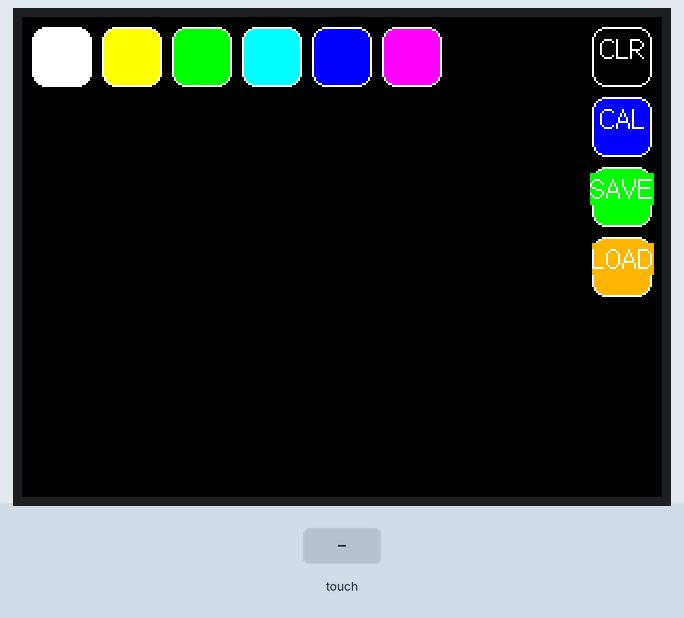
Bench run of a program on a simulated ESP32. On the bench: 320×240 colour display. The test bench sets the inputs (shaded band). Storage starts empty; what the program prints to the serial monitor is not drawn.

Above: at 1.6 s.
1.7 s: screen touched at 13 % across, 30 % down
At 2.5 s:
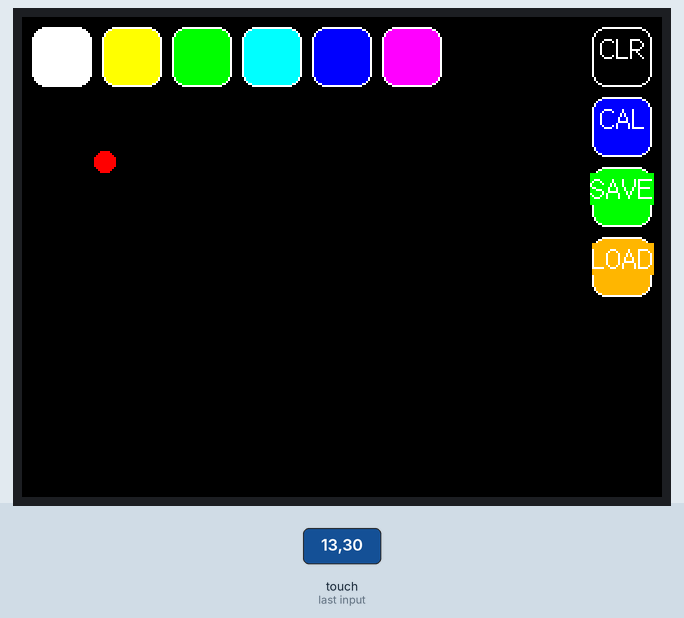
3.2 s: screen touched at 13 % across, 10 % down
At 3.9 s:
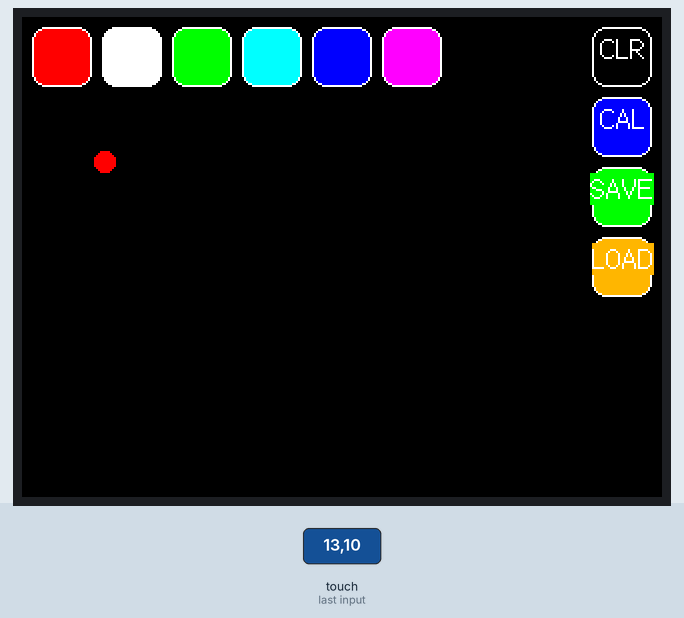
4.7 s: screen touched at 38 % across, 30 % down
At 6.0 s:
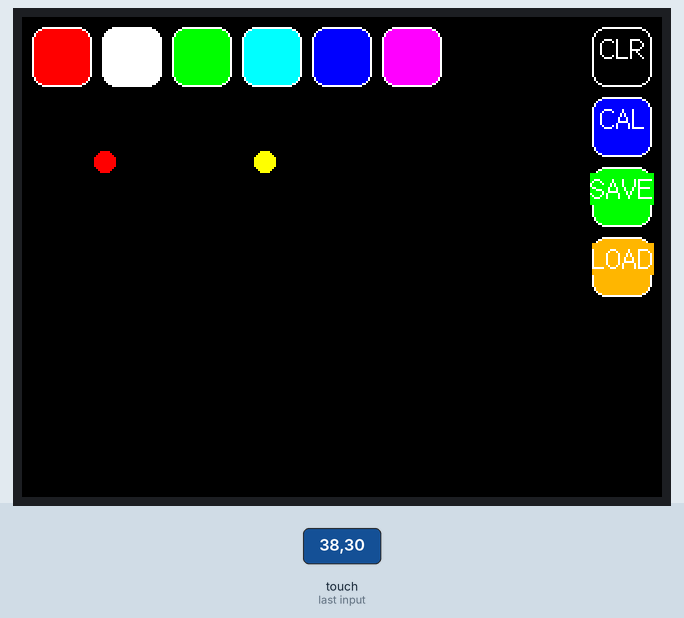
Timing chart, 0 to 7.7 s (numbered marks = the images above; inputs shaded):
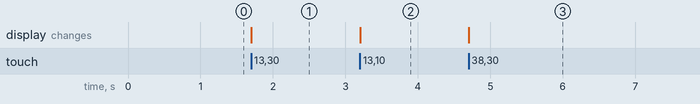

The program:

main.cpp
```cpp
#include <Arduino.h>   // Core Arduino functionality
#include <FS.h>        // File system library
#include <SPIFFS.h>    // SPIFFS file system support
#include <TFT_eSPI.h>  // TFT display library

#define CALIBRATION_FILE "/TouchCalData"
#define REPEAT_CAL false  // Set to true to run calibration every time

#define BOXSIZE 30  // Reduced button size
int PENRADIUS = 5;  // Brush size and line thickness
int oldcolor, currentcolor;

TFT_eSPI tft = TFT_eSPI();  // Declare the display object
TFT_eSPI_Button colorButtons[6];  // Declare button objects for color selection
TFT_eSPI_Button clearButton;      // Declare button object for clear button
TFT_eSPI_Button calibrateButton;  // Declare button object for calibrate button
TFT_eSPI_Button saveButton;       // Declare button for saving image
TFT_eSPI_Button loadButton;       // Declare button for loading image

uint16_t last_x = 0, last_y = 0;
bool first_touch = true;
unsigned long last_touch_time = 0;
const unsigned long touch_delay = 200;  // Delay threshold in milliseconds

void drawUI() {
  // Ensure background is black before drawing UI


  // Set up color buttons horizontally
  int buttonGap = 5;  // Gap between buttons
  int startX = 5;     // Starting X position for color buttons
  int startY = 5;     // Starting Y position for color buttons

  for (int i = 0; i < 6; i++) {
    int x = startX + i * (BOXSIZE + buttonGap);  // Place buttons horizontally
    colorButtons[i].initButton(&tft, x + BOXSIZE / 2, startY + BOXSIZE / 2, BOXSIZE, BOXSIZE, TFT_WHITE,
                               (i == 0 ? TFT_RED : i == 1 ? TFT_YELLOW : i == 2 ? TFT_GREEN
                               : i == 3 ? TFT_CYAN : i == 4 ? TFT_BLUE : TFT_MAGENTA),
                               TFT_WHITE, "", 0);
    colorButtons[i].drawButton(false);
  }

  // Set up clear, calibrate, save, and load buttons vertically, aligned to the right side of the screen
  int secondaryStartX = tft.width() - BOXSIZE / 2 - buttonGap;  // Start next to the right edge of the screen
  int secondaryStartY = startY;  // Align the top of secondary buttons with the top of color buttons

  clearButton.initButton(&tft, secondaryStartX, secondaryStartY + BOXSIZE / 2, BOXSIZE, BOXSIZE, TFT_WHITE, TFT_BLACK, TFT_WHITE, "CLR", 1);
  calibrateButton.initButton(&tft, secondaryStartX, secondaryStartY + (BOXSIZE + buttonGap) * 1 + BOXSIZE / 2, BOXSIZE, BOXSIZE, TFT_WHITE, TFT_BLUE, TFT_WHITE, "CAL", 1);
  saveButton.initButton(&tft, secondaryStartX, secondaryStartY + (BOXSIZE + buttonGap) * 2 + BOXSIZE / 2, BOXSIZE, BOXSIZE, TFT_WHITE, TFT_GREEN, TFT_WHITE, "SAVE", 1);
  loadButton.initButton(&tft, secondaryStartX, secondaryStartY + (BOXSIZE + buttonGap) * 3 + BOXSIZE / 2, BOXSIZE, BOXSIZE, TFT_WHITE, TFT_ORANGE, TFT_WHITE, "LOAD", 1);

  // Draw the secondary buttons
  clearButton.drawButton(false);
  calibrateButton.drawButton(false);
  saveButton.drawButton(false);
  loadButton.drawButton(false);

  // Set initial color
  colorButtons[0].drawButton(true);  // Default selected color is red
  currentcolor = TFT_RED;
}

void touch_calibrate() {
  uint16_t calData[5];  // Array to store calibration data
  bool calibrationNeeded = true;  // Assume calibration is needed

  // Check if SPIFFS is mounted properly
  if (!SPIFFS.begin(true)) {  // Use 'true' to format SPIFFS if mount fails
    Serial.println("SPIFFS Mount Failed");
    return;
  }

  // Check if the calibration file exists
  if (SPIFFS.exists(CALIBRATION_FILE)) {
    // Open the calibration file
    fs::File f = SPIFFS.open(CALIBRATION_FILE, "r");
    if (f) {
      // Read the calibration data
      if (f.read((uint8_t *)calData, 14) == 14) {  // Read 14 bytes of data
        tft.setTouch(calData);  // Set the calibration data to the touch screen
        calibrationNeeded = false;  // Calibration data is valid, no need to recalibrate
        Serial.println("Calibration data loaded from SPIFFS.");
      }
      f.close();
    }
  }

  if (calibrationNeeded) {
    // Calibrate the screen if no valid data is found
    Serial.println("Calibration needed, starting calibration...");

    tft.fillScreen(TFT_BLACK);
    tft.setCursor(20, 0);
    tft.setTextFont(2);
    tft.setTextSize(1);
    tft.setTextColor(TFT_WHITE, TFT_BLACK);

    tft.calibrateTouch(calData, TFT_MAGENTA, TFT_BLACK, 15);
    tft.setTextColor(TFT_GREEN, TFT_BLACK);

    // Store calibration data in SPIFFS
    fs::File f = SPIFFS.open(CALIBRATION_FILE, "w");
    if (f) {
      f.write((const unsigned char *)calData, 14);  // Write 14 bytes of data
      f.close();
      Serial.println("Calibration data saved to SPIFFS.");
    }
    tft.fillScreen(TFT_BLACK);  // Clear the screen after calibration
  }
}


void saveImage() {
  fs::File file = SPIFFS.open("/image.bin", FILE_WRITE);

  if (file) {
    Serial.println("Saving image to SPIFFS...");
    for (int y = 0; y < tft.height(); y++) {
      for (int x = 0; x < tft.width(); x++) {
        uint16_t color = tft.readPixel(x, y);
        file.write((uint8_t*)&color, sizeof(color));  // Write pixel data
      }
    }
    file.close();
    Serial.println("Image saved!");
  } else {
    Serial.println("Error opening file for writing.");
  }
}


void loadImage() {
  fs::File file = SPIFFS.open("/image.bin", FILE_READ);

  if (file) {
    Serial.println("Loading image from SPIFFS...");
    for (int y = 0; y < tft.height(); y++) {
      for (int x = 0; x < tft.width(); x++) {
        uint16_t color;
        if (file.read((uint8_t*)&color, sizeof(color)) > 0) {
          tft.drawPixel(x, y, color);  // Draw pixel data
        }
      }
    }
    file.close();
    Serial.println("Image loaded!");
  } else {
    Serial.println("Error opening file for reading.");
  }
  drawUI();
}

void setup(void) {
  Serial.begin(115200);
  Serial.println(F("Touch Paint with Image Storage (SPIFFS)!"));


  tft.init();
  tft.setRotation(1);  // Adjust rotation as needed
  tft.fillScreen(TFT_BLACK);

  // Calibrate the touch screen
  touch_calibrate();

  // Draw the UI
  drawUI();
}

void drawThickLine(uint16_t x0, uint16_t y0, uint16_t x1, uint16_t y1, uint16_t color) {
  int dx = abs(x1 - x0);
  int dy = abs(y1 - y0);
  int sx = (x0 < x1) ? 1 : -1;
  int sy = (y0 < y1) ? 1 : -1;
  int err = dx - dy;

  while (true) {
    tft.fillCircle(x0, y0, PENRADIUS, color);
    if (x0 == x1 && y0 == y1) break;
    int e2 = err * 2;
    if (e2 > -dy) {
      err -= dy;
      x0 += sx;
    }
    if (e2 < dx) {
      err += dx;
      y0 += sy;
    }
  }
}

void loop() {
  uint16_t x, y;
  bool pressed = tft.getTouch(&x, &y);
  unsigned long current_time = millis();

  if (pressed) {
    // Handle color buttons
    for (int i = 0; i < 6; i++) {
      if (colorButtons[i].contains(x, y)) {
        oldcolor = currentcolor;
        currentcolor = (i == 0) ? TFT_RED : (i == 1) ? TFT_YELLOW : (i == 2) ? TFT_GREEN : (i == 3) ? TFT_CYAN : (i == 4) ? TFT_BLUE : TFT_MAGENTA;
        colorButtons[i].drawButton(true);
        if (oldcolor != currentcolor) {
          for (int j = 0; j < 6; j++) {
            if (j != i) {
              colorButtons[j].drawButton(false);
            }
          }
        }
        first_touch = true;
        return;
      }
    }

    // Handle other buttons
    if (clearButton.contains(x, y)) {
      tft.fillScreen(TFT_BLACK);
      for (int i = 0; i < 6; i++) {
        colorButtons[i].drawButton(false);
      }
      clearButton.drawButton(false);
      calibrateButton.drawButton(false);
      saveButton.drawButton(false);
      loadButton.drawButton(false);
      return;
    }

    if (calibrateButton.contains(x, y)) {
      touch_calibrate();
      return;
    }

    if (saveButton.contains(x, y)) {
      saveImage();
      return;
    }

    if (loadButton.contains(x, y)) {
      loadImage();
      return;
    }

    // Draw on the screen if outside button area
    if (y > BOXSIZE * 2) {
      if (first_touch || (current_time - last_touch_time > touch_delay)) {
        first_touch = false;
        last_x = x;
        last_y = y;
        last_touch_time = current_time;
      } else {
        drawThickLine(last_x, last_y, x, y, currentcolor);
        last_x = x;
        last_y = y;
        last_touch_time = current_time;
      }
      tft.fillCircle(x, y, PENRADIUS, currentcolor);
    }
  } else {
    first_touch = true;
  }
}
```

Measured:
- after the input at 1.7 s, the display: changes at once (image 1)
- after the input at 3.2 s, the display: changes at once (image 2)
- after the input at 4.7 s, the display: changes at once (image 3)
